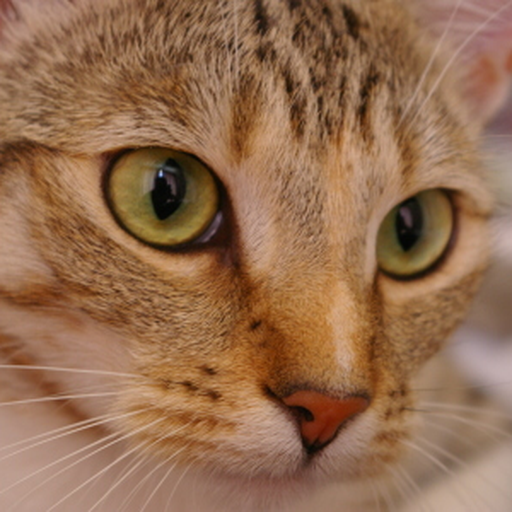
#> input picture data/cat.png, 512 x 512 px
$ python step2.py
#> lines starting #> are read from the running program, lines starting #| are printed output that depends on the picture; after the words box and inside, x2 and y2 are one past the last pixel; in counts of white or black regions, pixels touching at a corner belong together; long printed decimals are rounded
### code/definitions.py
import os
from pathlib import Path
import numpy as np
import matplotlib.pyplot as plt
import cv2

BASE_DIR = Path(__file__).resolve().parent.parent
source_image = BASE_DIR / "data" / "cat.png"

def load_image(path = source_image):
    image_bgr = cv2.imread(str(path), cv2.IMREAD_COLOR)

    if image_bgr is None:
        raise FileNotFoundError("Input image not found!")
    if image_bgr.shape != (512, 512, 3):
        raise ValueError("Image must be 512x512 RGB!")
    image_rgb = cv2.cvtColor(image_bgr, cv2.COLOR_BGR2RGB)


    rgb = image_rgb.astype(np.float64) / 255.0

    return image_rgb, rgb


def rgb_to_ycbcr(rgb):
    R, G, B = rgb[..., 0], rgb[..., 1], rgb[..., 2]
    Y = 0.299 * R + 0.587 * G + 0.114 * B
    Cb = (B - Y) / 1.772 + 0.5
    Cr = (R - Y) / 1.402 + 0.5
    return Y, Cb, Cr

def ycbcr_to_rgb(Y, Cb, Cr):
    R = Y + 1.402 * (Cr - 0.5)
    B = Y + 1.772 * (Cb - 0.5)
    G = (Y - 0.299 * R - 0.114 * B) / 0.587
    rgb_rec = np.stack(
    [R, G, B],
    axis=2
    )
    rgb_rec = np.clip(rgb_rec, 0.0, 1.0)
    image_rec = np.rint(rgb_rec * 255).astype(np.uint8)
    return image_rec

def calculate_psnr(a, b):
    mse = np.mean((a.astype(np.float64) - b.astype(np.float64)) ** 2)   # float64: جلوگیری از overflow
    return (np.inf if mse == 0 else 10 * np.log10(255.0 ** 2 / mse)), mse

def save_gray_channel(channel, dir):

    channel_uint8 = np.rint(
        np.clip(channel, 0.0, 1.0) * 255
    ).astype(np.uint8)

    cv2.imwrite(
        str(dir),
        channel_uint8
    )


### code/step2.py
import cv2
import numpy as np
import matplotlib.pyplot as plt
from definitions import *
from pathlib import Path


BASE_DIR = Path(__file__).resolve().parent.parent

output_dir = BASE_DIR / "results" / "stage2"

output_dir.mkdir(parents=True, exist_ok=True) # ==> make directory if not exists


# -----------------------------------
# 3. Chroma Subsampling 4:2:0
# -----------------------------------

def chroma_subsampling(channel):

    height, width = channel.shape

    if height % 2 != 0 or width % 2 != 0:
        raise ValueError("Image dimensions must be even!")

    # Divide image into 2x2 blocks.
    blocks = channel.reshape(
        height // 2,
        2,
        width // 2,
        2
    )

    # Calculate the average of each 2x2 block.
    subsampled = blocks.mean(axis=(1, 3))

    return subsampled

def nearest_neighbor_upsampling(channel):

    upsampled = np.repeat(
        np.repeat(channel, 2, axis=0),
        2,
        axis=1
    )

    return upsampled


def main():
    image_rgb, rgb = load_image()
#> in load_image, image_bgr is the input picture: shape (512, 512, 3); mean B, G, R 79.7, 108.9, 148.2

    # RGB to YCbCr
    Y, Cb, Cr = rgb_to_ycbcr(rgb)
#> in rgb_to_ycbcr, `R, G, B = rgb[..., 0], rgb[..., 1], rgb[..., 2]`:
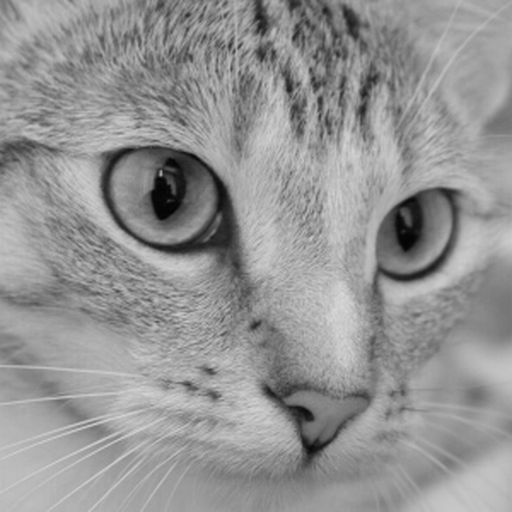
#> R: shape (512, 512) float64; min 0.00784, max 0.847, mean 0.581
#> in rgb_to_ycbcr, `R, G, B = rgb[..., 0], rgb[..., 1], rgb[..., 2]`:
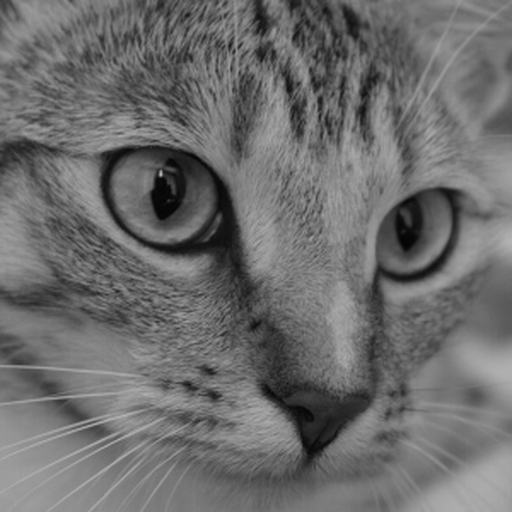
#> G: shape (512, 512) float64; min 0.0157, max 0.725, mean 0.427
#> in rgb_to_ycbcr, `R, G, B = rgb[..., 0], rgb[..., 1], rgb[..., 2]`:
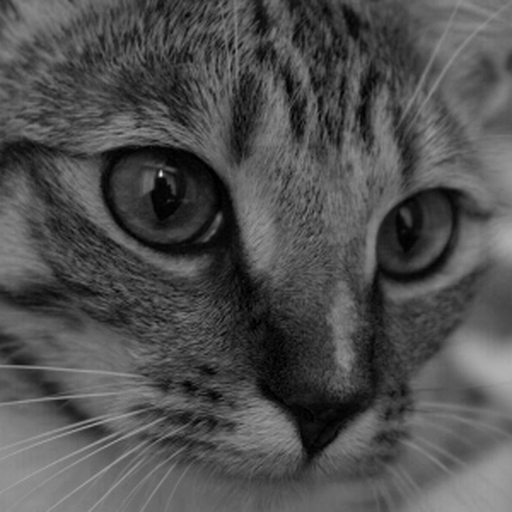
#> B: shape (512, 512) float64; min 0, max 0.906, mean 0.313
#> in rgb_to_ycbcr, `Cb = (B - Y) / 1.772 + 0.5`:
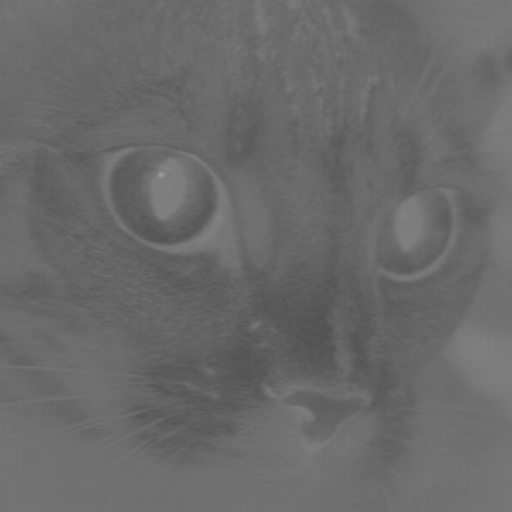
#> Cb: shape (512, 512) float64; min 0.317, max 0.608, mean 0.417
#> in rgb_to_ycbcr, `Cr = (R - Y) / 1.402 + 0.5`:
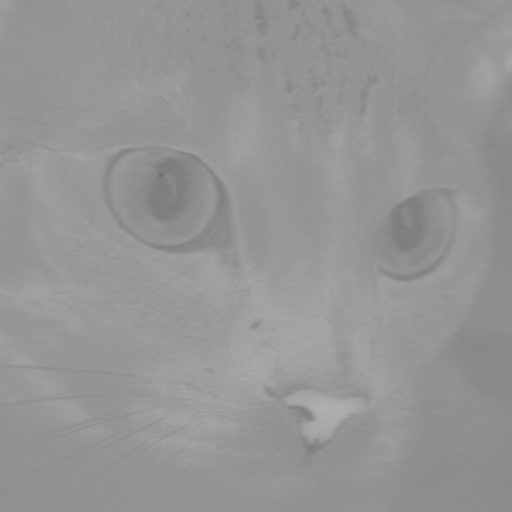
#> Cr: shape (512, 512) float64; min 0.442, max 0.692, mean 0.586


#    --------
#    Subsampling
#    --------
    Cb_sub = chroma_subsampling(Cb)

    Cr_sub = chroma_subsampling(Cr)

#    ---------
#    Nearest Neighbor Unsampling
#    ---------
    Cb_up = nearest_neighbor_upsampling(Cb_sub)

    Cr_up = nearest_neighbor_upsampling(Cr_sub)

    # --------
    # Reconstruct RGB
    # --------
    image_rec = ycbcr_to_rgb(Y, Cb_up, Cr_up)
#> in ycbcr_to_rgb, `rgb_rec = np.clip(rgb_rec, 0.0, 1.0)`:
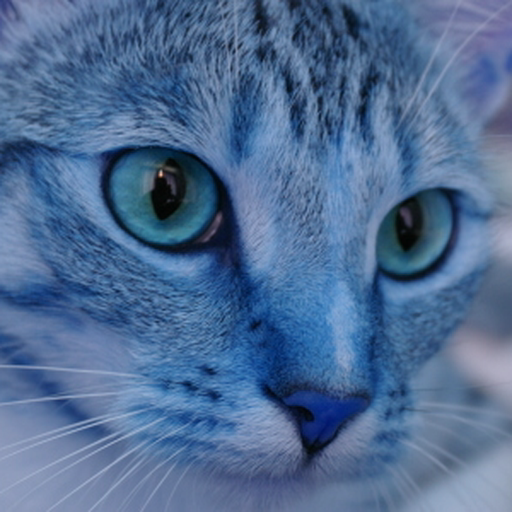
#> rgb_rec: shape (512, 512, 3) float64; mean of channels 0, 1, 2 0.581, 0.427, 0.313; drawn as B, G, R

    # ---------
    # Calculate MSE and PSNR
    # ---------
    original = image_rgb.astype(np.float64)

    reconstructed = image_rec.astype(np.float64)

    psnr, mse = calculate_psnr(original, reconstructed)
#> in calculate_psnr, `mse = np.mean((a.astype(np.float64) - b.astype(np.float64)) ** 2)`: mse = 0.928
#> psnr = 48.46; mse = 0.928

    print(f"MSE: {mse}")
#| MSE: 0.928
    print(f"PSNR: {psnr}")
#| PSNR: 48.455


    save_gray_channel(Y, f"{str(output_dir)}/Y.png")

    save_gray_channel(Cb, f"{str(output_dir)}/Cb_original.png")
    save_gray_channel(Cr, f"{str(output_dir)}/Cr_original.png")

    save_gray_channel(Cb_sub, f"{str(output_dir)}/Cb_subsampled.png")
    save_gray_channel(Cr_sub, f"{str(output_dir)}/Cr_subsampled.png")

    save_gray_channel(Cb_up, f"{str(output_dir)}/Cb_upsampled.png")
    save_gray_channel(Cr_up, f"{str(output_dir)}/Cr_upsampled.png")
    cv2.imwrite(
        str(output_dir / "reconstructed.png"),
        cv2.cvtColor(image_rec, cv2.COLOR_RGB2BGR)
)
    # -------
    # Display results
    # -------

    fig, axes = plt.subplots(2, 4, figsize=(16, 9))

    axes[0, 0].imshow(image_rgb)
    axes[0, 0].set_title("Original RGB")

    axes[0, 1].imshow(Y, cmap="gray", vmin=0, vmax=1)
    axes[0, 1].set_title("Y")

    axes[0, 2].imshow(Cb_sub, cmap="gray", vmin=0, vmax=1)
    axes[0, 2].set_title("Cb Subsampled")

    axes[0, 3].imshow(Cr_sub, cmap="gray", vmin=0, vmax=1)
    axes[0, 3].set_title("Cr Subsampled")

    axes[1, 0].imshow(Cb_up, cmap="gray", vmin=0, vmax=1)
    axes[1, 0].set_title("Cb Upsampled")

    axes[1, 1].imshow(Cr_up, cmap="gray", vmin=0, vmax=1)
    axes[1, 1].set_title("Cr Upsampled")

    axes[1, 2].imshow(image_rec)
    axes[1, 2].set_title("Reconstructed RGB")

    difference = np.abs(image_rgb.astype(np.int16) - image_rec.astype(np.int16))
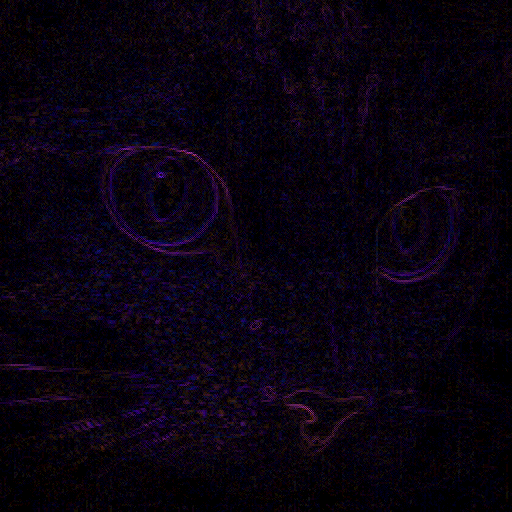
#> difference: shape (512, 512, 3) int16; mean R, G, B 0.552, 0.172, 0.906; drawn with min black and max white
    print("max abs diff:", difference.max())
#| max abs diff: 15
    print("pixels with any difference:", np.count_nonzero(difference.any(axis=2)))
#| pixels with any difference: 198443

    amplified = np.clip(difference * 10, 0, 255).astype(np.uint8)   # تقویت ×10 برای دیده شدن
    axes[1, 3].imshow(amplified)
    axes[1, 3].set_title("Absolute Difference (x10)")


    for ax in axes.flat:
        ax.axis("off")


    plt.tight_layout()

    plt.savefig(
        output_dir / "stage2_results.png",
        dpi=150
    )

    plt.show()


    # ---------
    # Calculate theoretical data size
    # ---------

    height, width = image_rgb.shape[:2]
#> height = 512; width = 512

    rgb_size = height * width * 3
#> rgb_size = 786432

    ycbcr_444_size = height * width * 3
#> ycbcr_444_size = 786432

    ycbcr_420_size = (
        height * width
        + (height // 2) * (width // 2) * 2
    )
#> ycbcr_420_size = 393216

    def print_size(name, size):

        print(f"\n{name}")
        print("Size in bytes:", size)
        print("Size in KB:", size / 1024)

    print_size("RGB 24-bit", rgb_size)
#| Size in bytes: 786432
#| Size in KB: 768.0

    print_size(f"YCbCr 4:4:4", ycbcr_444_size)
#| Size in bytes: 786432
#| Size in KB: 768.0

    print_size(f"YCbCr 4:2:0", ycbcr_420_size)
#| Size in bytes: 393216
#| Size in KB: 384.0


    reduction = (
        (rgb_size - ycbcr_420_size) / rgb_size
    ) * 100
#> reduction = 50

    print("\nSize reduction:", reduction, "%")
#| Size reduction: 50.0 %

if __name__ == "__main__":
    # print(rgb)
    main()

$ run again, with results/stage1/Cb.png copied over data/cat.png
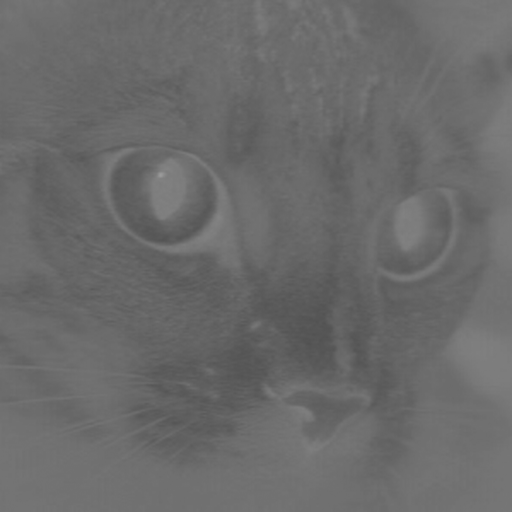
#> input picture results/stage1/Cb.png, 512 x 512 px
#> in load_image, image_bgr is the input picture: shape (512, 512, 3); min 81, max 155, mean 106.3
#> in chroma_subsampling, `subsampled = blocks.mean(axis=(1, 3))`:
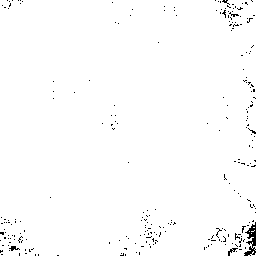
#> subsampled: shape (256, 256) float64; values 0.5 (black) and 0.5 (white), 98.7% white; black in thin lines or dots
#> upsampled: shape (512, 512) float64; values 0.5 (black) and 0.5 (white), 98.7% white; 249 black regions (215 under 20 px), largest, box (x1, y1, x2, y2) and area: (488, 444, 512, 512) 780, (456, 496, 476, 512) 120, (18, 492, 40, 502) 112
#> in calculate_psnr, `mse = np.mean((a.astype(np.float64) - b.astype(np.float64)) ** 2)`: mse = 0
#> in main, `psnr, mse = calculate_psnr(original, reconstructed)`: psnr = inf; mse = 0
#| MSE: 0.0
#| PSNR: inf
#> in save_gray_channel (call 2), `channel_uint8 = np.rint( np.clip(channel, 0.0, 1.0) * 255 ).astype(np...`:
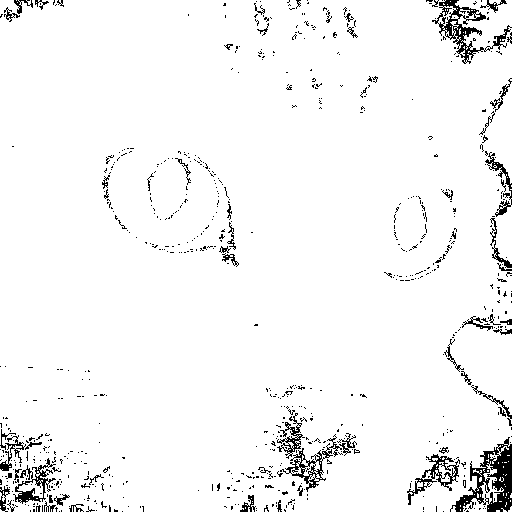
#> channel_uint8: shape (512, 512); values 127 (black) and 128 (white), 95.7% white; black in thin lines or dots
#> channel_uint8: shape (256, 256); values 127 (black) and 128 (white), 98.7% white; black in thin lines or dots
#> difference: shape (512, 512, 3) int16; every value is 0
#| max abs diff: 0
#| pixels with any difference: 0
#> amplified: shape (512, 512, 3); every value is 0
#| Size in bytes: 786432
#| Size in KB: 768.0
#| Size in bytes: 786432
#| Size in KB: 768.0
#| Size in bytes: 393216
#| Size in KB: 384.0
#| Size reduction: 50.0 %
